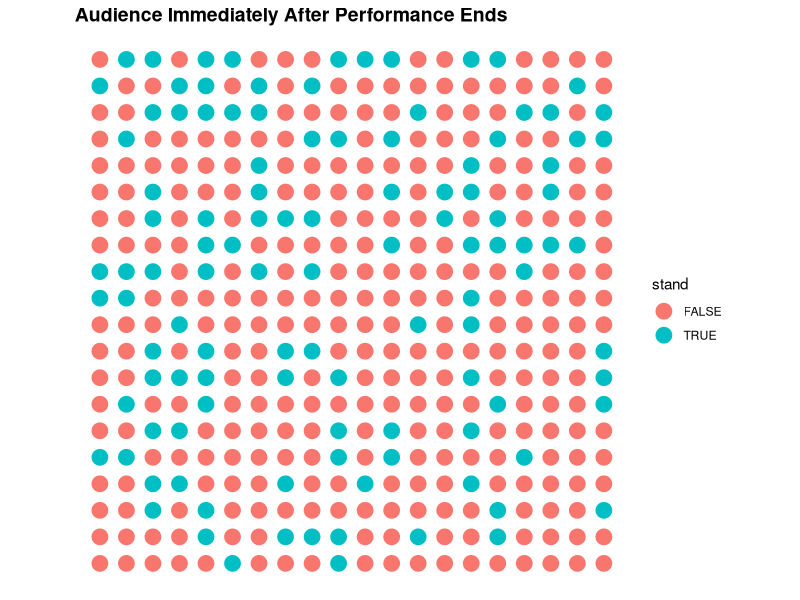
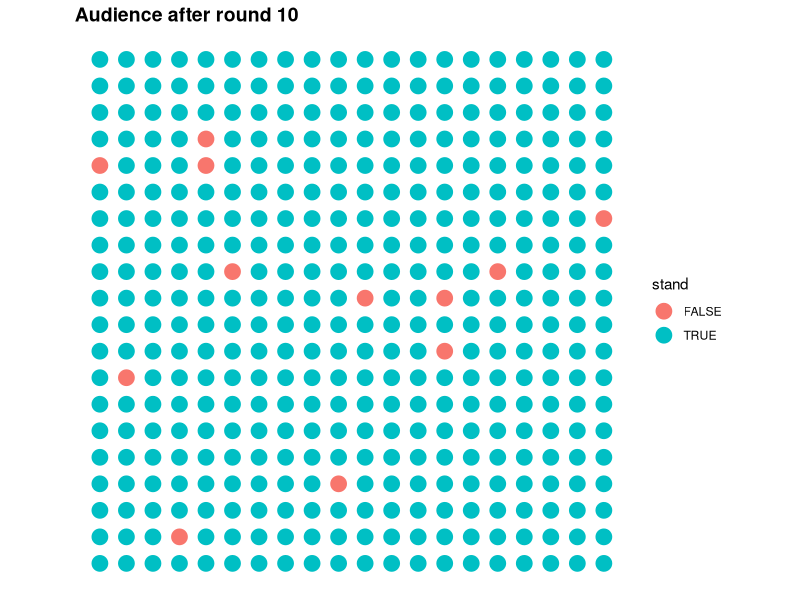
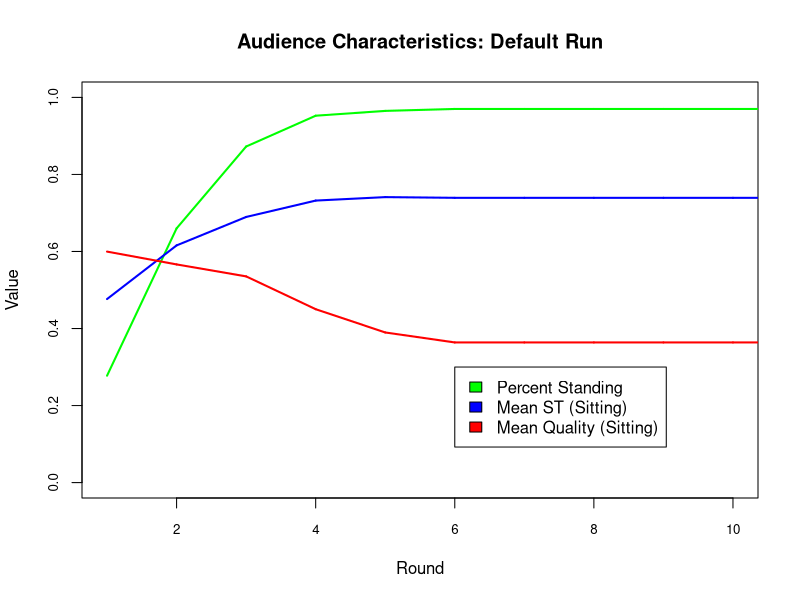
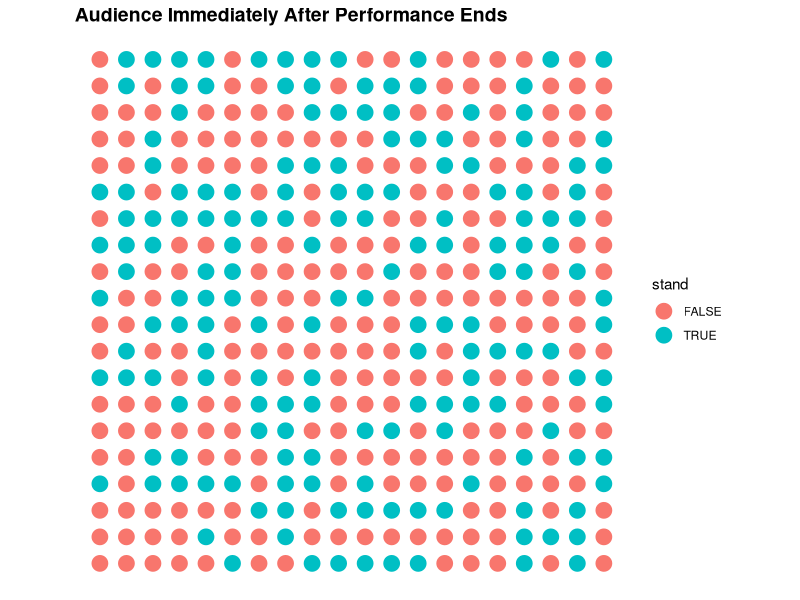
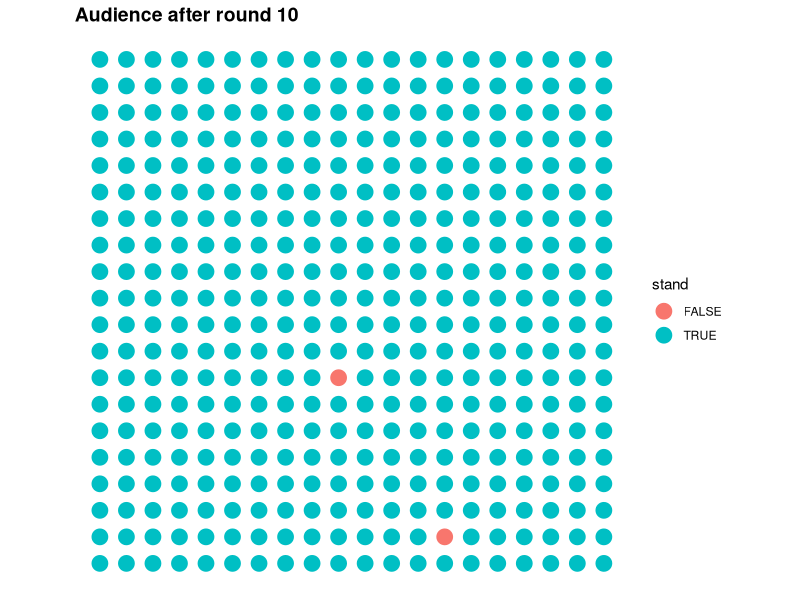
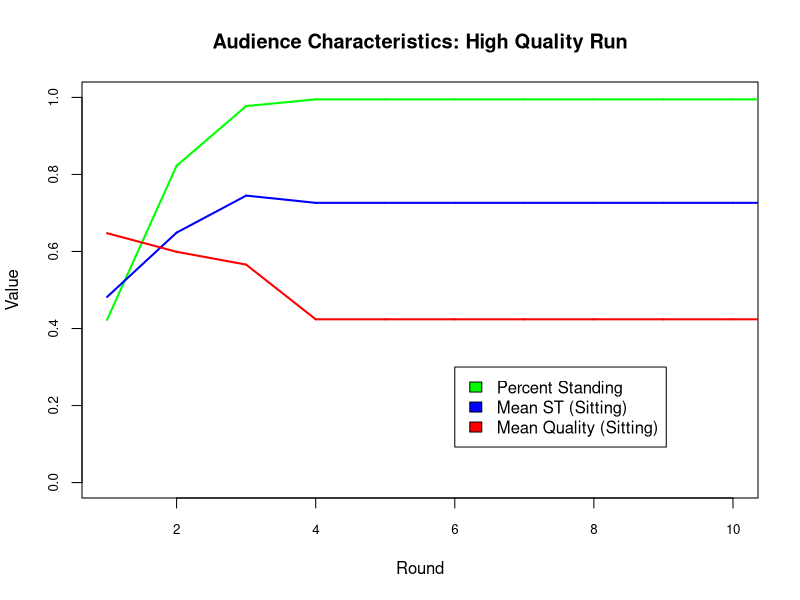
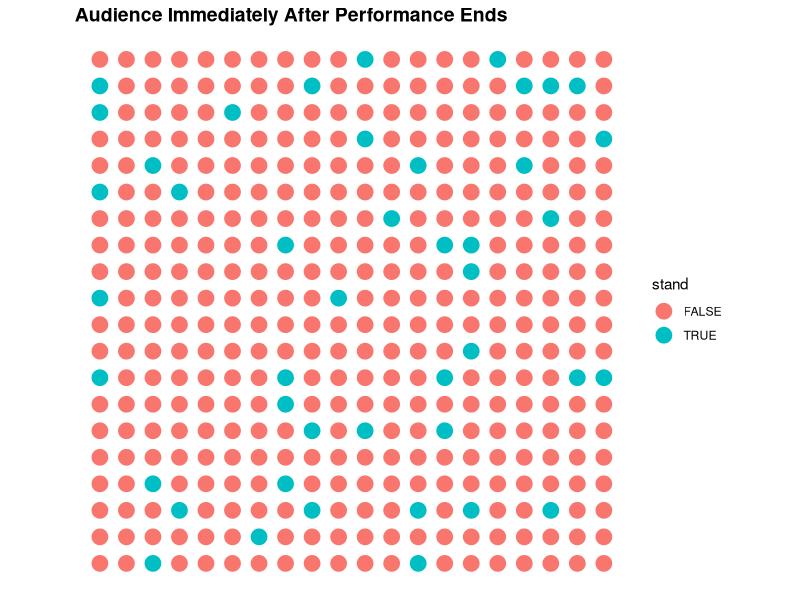
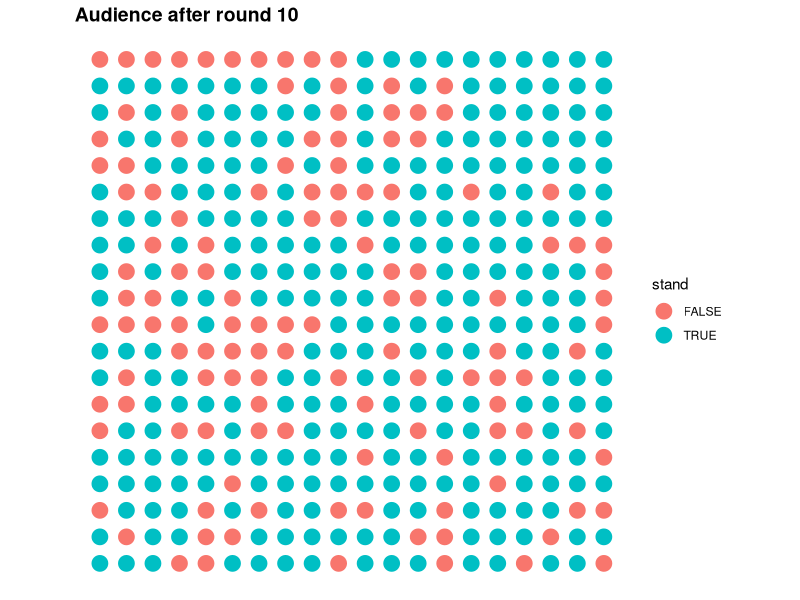

R code for these plots, in order:
## ---- chunk 1
knitr::opts_chunk$set(echo = TRUE)
## ---- chunk 2
do.aud <- function(dim = 20, qual = .7, qualvar = .2,
                   qualt = .75, qualtvar = .1,
                   soct = .5, soctvar = .25,
                   viz.rule = c("five","cone","global")){
  require(msm)
  require(data.table)
  
  # Matrices for quality, quality threshold and social threshold
  quality <- matrix(data=rtnorm(dim^2, 
                                mean = qual, sd = qualvar, 
                                lower = 0, upper = 1), 
                    nrow=dim, ncol=dim)
  quality.threshold <- matrix(data=rtnorm(dim^2, 
                                          mean = qualt, sd = qualtvar, 
                                          lower = .7, upper = 1), 
                              nrow=dim, ncol=dim)
  social.threshold <- matrix(data=rtnorm(dim^2, 
                                         mean = soct, sd = soctvar, 
                                         lower = .05, upper = .8), 
                             nrow=dim, ncol=dim)
  
  # Data table giving each audience member an id and x/y coordinates, 
  # To be filled with characteristics
  aud <<- data.table(id = 1:prod(dim*dim),
                     x = rep(1:dim, dim),
                     y = rep(1:dim, each = dim),
                     q = rep(NA, prod(dim*dim)),
                     qt = rep(NA, prod(dim*dim)),
                     st = rep(NA, prod(dim*dim)),
                     vr = sample(viz.rule, prod(dim*dim), replace = TRUE),
                     stand = rep(NA, prod(dim*dim)))
  
  # Fill data table with characteristics
  for(i in 1:dim){
    for(j in 1:dim){
      aud$q[aud$x == i & aud$y == j] <<- quality[i,j]
      aud$qt[aud$x == i & aud$y == j] <<- quality.threshold[i,j]
      aud$st[aud$x == i & aud$y == j] <<- social.threshold[i,j]
      #Audience member is standing at end of performance if quality > quality threshold
      aud$stand[aud$x == i & aud$y == j] <<- quality[i,j] > quality.threshold[i,j] 
    }
  }
}
## ---- chunk 3
plotStand <- function(title){
  require(data.table)
  require(ggplot2)
  require(RColorBrewer)
  
  # find the dimensions of the grid to get the best dot size
  dims <- c(max(aud$x), max(aud$y))
  
  # plot each agent's status: standing or nah  
  p <- ggplot(data = aud, 
              aes(x = x, y = y, color = stand)) + 
    # resize dots to grid
    geom_point(size = 100/sqrt(prod(dims))) +
    # theme: mostly blank
    theme_bw() + 
    theme(axis.line = element_blank(),
          axis.text.x = element_blank(),
          axis.text.y = element_blank(),
          axis.ticks = element_blank(),
          axis.title.x = element_blank(),
          axis.title.y = element_blank(),
          panel.background = element_blank(),
          panel.border = element_blank(),
          panel.grid.major = element_blank(),
          panel.grid.minor = element_blank(),
          plot.background = element_blank(),
          plot.title = element_text(lineheight=3, 
                                    face="bold", 
                                    color="black", 
                                    size=14)) +
    # fix axes to avoid distortion in the picture
    coord_fixed(ratio = 1) + 
    # add the title
    ggtitle(title)
  
  return(p)
}
## ---- chunk 4
# Takes agent's row number, column number and audience dimension
do.stand <- function(row, col, dim = 20){
  if(aud[x == col & y == row, stand] == TRUE){
    return(TRUE) # If agent is standing, they stay standing
  }
  else{
    # Return percent of standing agents in field of vision, depending on selected rule
    if(aud[x == col & y == row, vr] == "five"){
      x_vals <- c(col+1, col, col-1)
      x_vals <- unique(sapply(x_vals, function(x) {
        if(x < 1){x <- 1} 
        if(x > dim){x <- dim} 
        else{x}
      }))
      
      y_vals <- c(row, row+1)
      y_vals <- unique(sapply(y_vals, function(x) {
        if(x > dim){x <- dim}
        else{x}
      }))
      
      neighbor.ids <- aud[x %in% x_vals & y %in% y_vals, id]
      neighbor.ids <- neighbor.ids[! neighbor.ids %in% aud[x == col & y == row, id]]
      pct.stand <- sum(aud[id %in% neighbor.ids, stand])/length(unique(neighbor.ids))
      return((pct.stand/2 + aud[x == col & y == row, q]/2) > aud[x == col & y == row, st])
    }
    if(aud[x == col & y == row, vr] == "cone"){
      coords <- rbind(c(col, row+1), c(col, row-1))
      dis <- 1
      for(i in (row+1):dim){
        y <- i
        x_vals <- c((col-dis):(col+dis))
        for(j in 1:length(x_vals)){
          coords <- rbind(coords, c(x_vals[j], y))
        }
        dis <- dis+1
      }
      coords[,1] <- sapply(coords[,1], function(x) {
        ifelse(x < 1, 1, ifelse(x > dim, dim, x))
      })
      coords <- unique(coords)
      
      see.ids <- aud[x %in% coords[,1] & y %in% coords[,2], id]
      pct.stand <- sum(aud[id %in% see.ids, stand])/length(unique(see.ids))
      return((pct.stand/2 + aud[x == col & y == row, q]/2) > aud[x == col & y == row, st])
    }
    if(aud[x == col & y == row, vr] == "global"){
      return((mean(aud$stand)/2 +  aud[x == col & y == row, q]/2) > aud[x == col & y == row, st])
    }
  }
}
## ---- chunk 5
iterate <- function(iterations){
  
  #Calculate initial percent standing
  pctstanding <<- mean(aud$stand) 
  
  #Calculate mean social threshold of sitting audience members
  mst <<- mean(aud$st[aud$stand == FALSE])
  
  #Calculate mean quality perception of sitting audience members
  mq <<- mean(aud$q[aud$stand == FALSE])
  
  for(i in 1:iterations){
    # Update standing status for each audience member in each iteration
    aud[,stand := do.stand(row = y, col = x, dim = 20),
        by = 1:nrow(aud)] 
    
    # Update vector of percent standing in each iteration
    pctstanding <<- c(pctstanding, mean(aud$stand)) 
    
    # Update vector of mean social threshold of sitting members in each iteration
    mst <<- c(mst, mean(aud$st[aud$stand == FALSE]))
    
    # Update vector of mean quality perception of sitting members in each iteration
    mq <<- c(mq, mean(aud$q[aud$stand == FALSE])) 
  }
  
  #Plot the updated theater after i iterations
  plotStand(paste("Audience after round ", i, sep = "")) 
}
## ---- chunk 6
do.aud()
plotStand(title = "Audience Immediately After Performance Ends")
iterate(iterations = 10)

# Plot audience characteristics by round
for(i in 1:length(pctstanding)){
  if(i == 1){
    plot(-100, -100, xlim=c(1,10), ylim=c(0,1), 
         ylab="Value", xlab="Round", type="n", cex.axis=0.8, 
         main = "Audience Characteristics: Default Run")
  }else{
    segments(i-1, pctstanding[i-1], i, pctstanding[i], col = "green", lwd=2)
    segments(i-1, mst[i-1], i, mst[i], col = "blue", lwd=2)
    segments(i-1, mq[i-1], i, mq[i], col = "red", lwd=2)
  }
}
legend(x = 6, y = .3, 
       legend = c("Percent Standing","Mean ST (Sitting)", "Mean Quality (Sitting)"), 
       fill = c("green","blue","red"))
## ---- chunk 7
do.aud(qual = .8, qualvar = .2, qualt = .7, soctvar = .2, viz.rule = "cone")
plotStand(title = "Audience Immediately After Performance Ends")
iterate(iterations = 10)

# Plot audience characteristics by round
for(i in 1:length(pctstanding)){
  if(i == 1){
    plot(-100, -100, xlim=c(1,10), ylim=c(0,1), 
         ylab="Value", xlab="Round", type="n", cex.axis=0.8, 
         main = "Audience Characteristics: High Quality Run")
  }else{
    segments(i-1, pctstanding[i-1], i, pctstanding[i], col = "green", lwd=2)
    segments(i-1, mst[i-1], i, mst[i], col = "blue", lwd=2)
    segments(i-1, mq[i-1], i, mq[i], col = "red", lwd=2)
  }
}
legend(x = 6, y = .3, 
       legend = c("Percent Standing","Mean ST (Sitting)", "Mean Quality (Sitting)"), 
       fill = c("green","blue","red"))
## ---- chunk 8
do.aud(qual = .5)
plotStand(title = "Audience Immediately After Performance Ends")
iterate(iterations = 10)

# Plot audience characteristics by round
for(i in 1:length(pctstanding)){
  if(i == 1){
    plot(-100, -100, xlim=c(1,10), ylim=c(0,1), 
         ylab="Value", xlab="Round", type="n", cex.axis=0.8, 
         main = "Audience Characteristics: Low Quality Run")
  }else{
    segments(i-1, pctstanding[i-1], i, pctstanding[i], col = "green", lwd=2)
    segments(i-1, mst[i-1], i, mst[i], col = "blue", lwd=2)
    segments(i-1, mq[i-1], i, mq[i], col = "red", lwd=2)
  }
}
legend(x = 6, y = .3, 
       legend = c("Percent Standing","Mean ST (Sitting)", "Mean Quality (Sitting)"), 
       fill = c("green","blue","red"))
